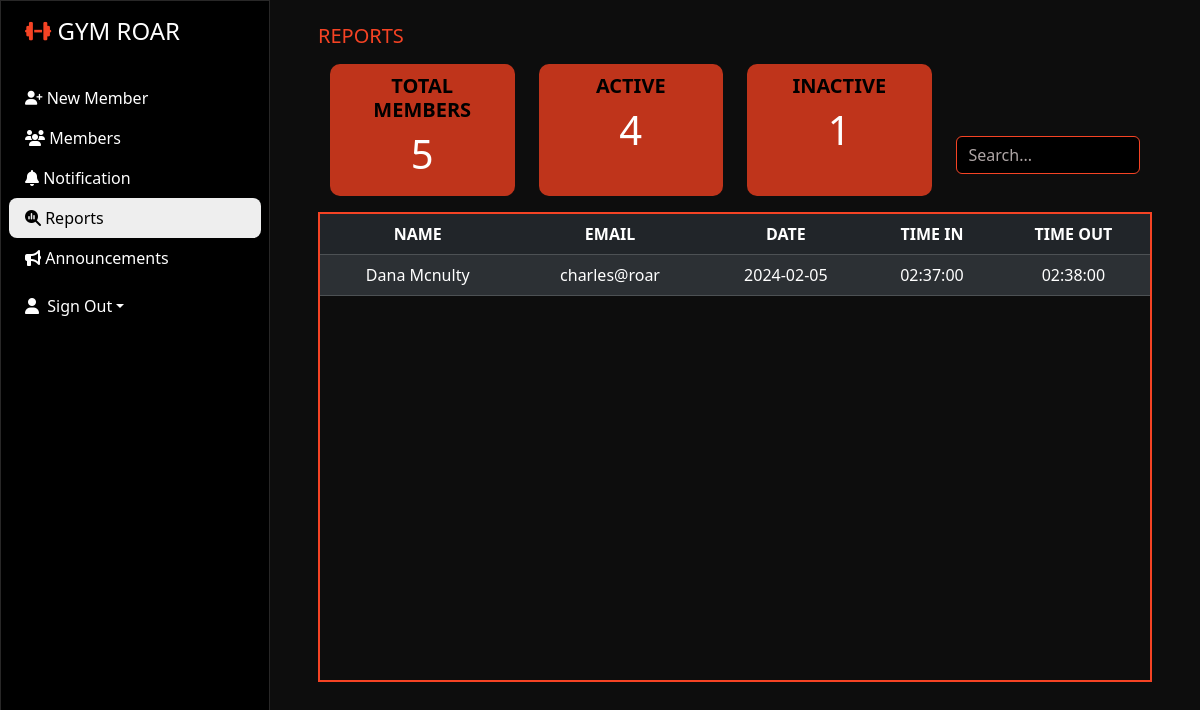
Screenshot of /All/Report.php with the database file from the repository.
### tables this page shows
CREATE TABLE `checkin` (
  `First_Name` varchar(50) NOT NULL,
  `Last_Name` varchar(50) NOT NULL,
  `Date` date NOT NULL,
  `Time_In` time NOT NULL,
  `Time_Out` time NOT NULL,
  `Email` varchar(50) NOT NULL
);

### All/Report.php (the view, shortened to what this page needs)
<?php
    include "db_conn.php";
$countQuery = "SELECT COUNT(*) as total FROM `status` WHERE `Status` = 'Active' OR `Status` = 'Inactive'";
$countResult = mysqli_query($conn, $countQuery);
if ($countResult) {
    $rowCount = mysqli_fetch_assoc($countResult)['total'];
} else {
    $rowCount = 0;
}
$countQuery = "SELECT COUNT(*) as total FROM `status` WHERE `Status` = 'Active'";
$countResult2 = mysqli_query($conn, $countQuery);
if ($countResult2) {
    $rowCount2 = mysqli_fetch_assoc($countResult2)['total'];
} else {
    $rowCount2 = 0;
}
$countQuery = "SELECT COUNT(*) as total FROM `status` WHERE `Status` = 'Inactive'";
$countResult3 = mysqli_query($conn, $countQuery);
if ($countResult3) {
    $rowCount3 = mysqli_fetch_assoc($countResult3)['total'];
} else {
    $rowCount3 = 0;
}
?>
<!DOCTYPE html>
<html lang="en">
<head>
    <link rel="stylesheet" href="https://cdnjs.cloudflare.com/ajax/libs/font-awesome/6.4.2/css/all.min.css">
    <link rel="stylesheet" href="https://cdnjs.cloudflare.com/ajax/libs/animate.css/3.7.2/animate.min.css">
    <link rel="stylesheet" href="https://cdn.jsdelivr.net/npm/bootstrap@5.3.2/dist/css/bootstrap.min.css">
    <link rel="stylesheet" href="sadmin.css">
</head>
<body>
    <div class="main-container fixed-top d-flex">
        <div class="sidebar" id="side_nav">
            <div class="header-box px-4 pt-3 pb-4 d-flex">
                <h1 class="fs-4">
                    <a class="navbar-brand" href="Nmember.php">
                        <i class="fas fa-dumbbell fa-sm" style="color: #f54324;"></i>
                    <span class="text-white">GYM ROAR</span>
                    </a>
                </h1>
            </div>
            <ul class="list-unstyled px-2">
                <li class="nav-item"><a href="Nmember.php" class="text-decoration-none px-3 py-2 d-block"><i class="fa-solid fa-user-plus fa-sm"></i> New Member</a></li>
                <li class="nav-item"><a href="Members.php" class="text-decoration-none px-3 py-2 d-block"><i class="fa-solid fa-users"></i> Members</a></li>
                <li class="nav-item"><a href="NotificationAdmin.php" class="text-decoration-none px-3 py-2 d-block"><i class="fa-solid fa-bell"></i> Notification</a></li>
                <li class="active"><a href="Report.php" class="text-decoration-none px-3 py-2 d-block"><i class="fa-solid fa-magnifying-glass-chart"></i>  Reports </a></li>
                <li class="nav-item"><a href="Announcement.php" class="text-decoration-none px-3 py-2 d-block"><i class="fa-solid fa-bullhorn"></i> Announcements</a></li>
            </ul>
            <div class="dropdown  px-4 pt-6 pb-5 d-flex">
                <a href="#" class="d-flex align-items-center text-white text-decoration-none dropdown-toggle" id="dropdownUser1" data-bs-toggle="dropdown" aria-expanded="false">
                    <i class="fa fa-user"></i> &nbsp Sign Out</a>
            </div>
        </div>
  <div class="content">
    <div class="dashboard-content px-5 pt-4">
                <h2 class="fs-5">REPORTS</h2>
                <div class="services section-padding" id="services">
                    <div class="container">
                      <div class="row pt-2">
                        <div class="col-sm-6 col-md-3 col-sm-12">
                          <div class="single-services text-center">
                            <h2>Total Members</h2>
                            <h1><?php echo $rowCount; ?></h1>
                          </div>
                        </div>
                        <div class="col-sm-6 col-md-3 col-sm-12">
                          <div class="single-services text-center">
                            <h2>Active</h2>
                            <h1><?php echo $rowCount2; ?></h1>
                          </div>
                        </div>
                        <div class="col-sm-6 col-md-3 col-sm-12">
                          <div class="single-services text-center">
                             <h2>Inactive</h2>
                             <h1><?php echo $rowCount3; ?></h1>
                          </div>
                        </div>
                        <div class="col-sm-6 col-md-3 col-sm-12 pt-4 mt-5">
                          <div class="text-center">
                             <input type="text" id="searchInput" class="form-control" placeholder="Search..." name="search">
                          </div>
                        </div>
                      </div>
                    </div>
                  </div>
                    <div class="table-wrapper-scroll-y my-custom-scrollbar mt-3 mb-5" >
                     <table class="table table-dark table-hover align-middle table-striped mb-0">
                       <thead>
                         <tr class = "text-center sticky-top table-dark">
                         <th scope="col">Name</th>
                           <th scope="col">Email</th>
                           <th scope="col">Date</th>
                           <th scope="col">Time In</th>
                           <th scope="col">Time Out</th>
                         </tr>
                       </thead>
                       <tbody>
                       <?php
                        include "db_conn.php";
                        $select = "SELECT * FROM `checkin` ORDER BY `Date` DESC";
                        $result = mysqli_query($conn, $select);
                        while($rows = mysqli_fetch_assoc($result)){
                       ?>
                           <tr class="text-center ">
                               <td><?php echo $rows['First_Name'] ?> <?php echo $rows['Last_Name'] ?> </td>
                               <td><?php echo $rows['Email'] ?></td>
                               <td><?php echo $rows['Date'] ?></td>
                               <td><?php echo $rows['Time_In'] ?></td>
                               <td><?php echo $rows['Time_Out'] ?></td>
                           </tr>
                       <?php
                        }
                       ?>
                        </tbody>
                     </table>
                   </div>
      </div>
    </div>
  </div>
</body>
</html>

### All/sadmin.css (style rules this page uses)
body { background: #eee; }
#side_nav { background: #000; min-width: 270px; max-width: 270px; transition: all 0.3s; border: 1px solid rgb(40, 39, 39); }
.content { min-height: 100vh; width: 100%; }
.sidebar li.active { background: #eee; border-radius: 8px; }
.sidebar li.active a, .sidebar li.active a:hover { color: #000; }
.sidebar li a { color: #fff; }
.content { background-color: rgba(6, 6, 6, 0.97); color: white; }
.dashboard-content h2 { color:#f54324; }
input[type="email"], input[type="password"], input[type="text"], input[type="number"], input[type="tel"], input[type="file"] { background-color: black; border: 1px solid#f54324; color:#f54324; }
.dashboard-content ::placeholder { color:rgb(174, 165, 165); }
.my-custom-scrollbar { position: relative; height: 470px; overflow:auto; border: 2px solid #f54324; }
.table-wrapper-scroll-y { display: block; }
.table thead { text-transform: uppercase; }
.single-services { height:100%; background-color: #bf341b; border-radius: 10px; padding: 10px; }
.single-services h2 { font-weight: bold; font-size: 20px; text-transform: uppercase; color: black; }

### rows the page displays
checkin: First_Name "Dana", Last_Name "Mcnulty", Email "charles@roar", Date "2024-02-05", Time_In "02:37:00", Time_Out "02:38:00"

### other values shown
$rowCount "5"
$rowCount2 "4"
$rowCount3 "1"
